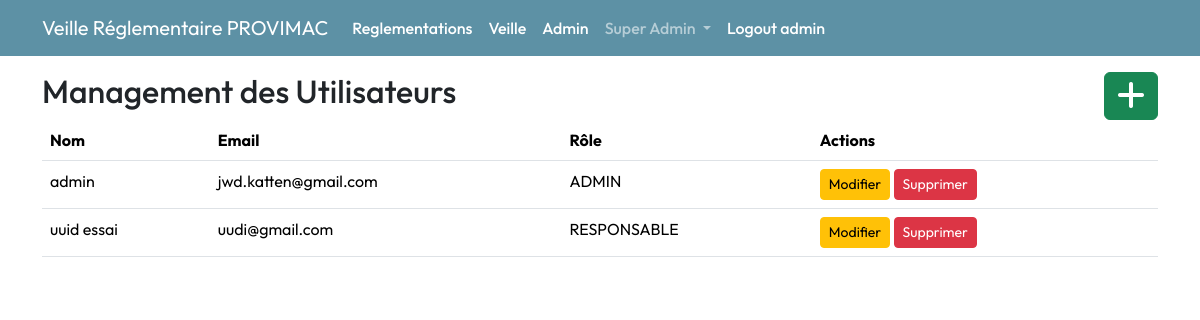
Before: /entreprise/1/users (signed in) with the older database file.
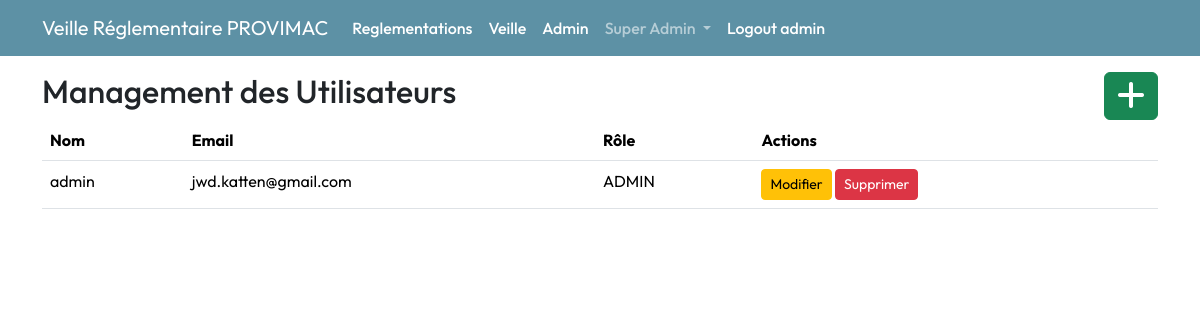
After: the same page with the newer database file.
### app/models.py (models this page shows, shortened)
class User(db.Model, UserMixin):
    __tablename__ = 'utilisateur'
    id = db.Column(db.Integer, primary_key=True)
    name = db.Column(db.String(50), nullable=False, unique=True)
    email = db.Column(db.String(120), unique=True, nullable=False)
    role = db.Column(db.Enum(RoleUtilisateur), nullable=False)
    password_hash = db.Column(db.String(128), nullable=False)
    entreprise_id = db.Column(db.Integer, db.ForeignKey('entreprise.id'), nullable=True)

### app/routes/manager.py (the view)
@bp.route('/entreprise/<int:entreprise_id>/users')
@login_required
@role_required(['ADMIN', 'MANAGER'])
def liste_utilisateurs(entreprise_id):
    entreprise = Entreprise.query.filter_by(id=entreprise_id).first()
    if entreprise is None or entreprise.id != current_user.entreprise_id:
        abort(404)  # Retourner une erreur 404 si l'entreprise n'existe pas ou si l'utilisateur n'y a pas accès
    utilisateurs = User.query.filter_by(entreprise_id=entreprise_id).all()
    return render_template('manager/liste_utilisateurs.html', entreprise=entreprise, utilisateurs=utilisateurs)

### app/routes/admin.py (called while the page is built)
def role_required(allowed_roles):
    def decorator(f):
        @wraps(f)
        def decorated_function(*args, **kwargs):
            if not current_user.is_authenticated:
                flash("Vous devez être connecté pour accéder à cette page.", 'danger')
                return redirect(url_for('main.index'))
            if current_user.role.name not in allowed_roles:
                flash("Vous n'avez pas la permission d'accéder à cette page.", 'danger')
                return redirect(url_for('main.index'))
            return f(*args, **kwargs)
        return decorated_function
    return decorator

### app/templates/manager/liste_utilisateurs.html
{% extends 'layout.html' %}
{% block content %}
<div class="d-flex justify-content-between">
    <h2>Management des Utilisateurs</h2>
    <a class="btn btn-success" href="{{ url_for('manager.ajouter_utilisateur',entreprise_id=entreprise.id) }}">
        <span class="fas fa-plus fa-2x"></span></a>
</div>
<table class="table">
    <thead>
        <tr>
            <th>Nom</th>
            <th>Email</th>
            <th>Rôle</th>
            <th>Actions</th>
        </tr>
    </thead>
    <tbody>
        {% for utilisateur in utilisateurs %}
        <tr>
            <td>{{ utilisateur.name }}</td>
            <td>{{ utilisateur.email }}</td>
            <td>{{ utilisateur.role.name }}</td>
            <td>
                <a href="{{ url_for('manager.modifier_utilisateur', entreprise_id=entreprise.id, user_id=utilisateur.id) }}" class="btn btn-warning btn-sm">Modifier</a>
                <form method="post" action="{{ url_for('manager.supprimer_utilisateur', entreprise_id=entreprise.id, user_id=utilisateur.id) }}" style="display: inline;">
                    <button type="submit" class="btn btn-danger btn-sm" onclick="return confirm('Êtes-vous sûr de vouloir supprimer cet utilisateur ?');">Supprimer</button>
                </form>
            </td>
        </tr>
        {% endfor %}
    </tbody>
</table>
{% endblock %}

### app/templates/layout.html (shortened to what this page needs)
<!DOCTYPE html>
<html lang="en">
  <head>
    <link
      href="https://cdn.jsdelivr.net/npm/bootstrap@5.3.3/dist/css/bootstrap.min.css"
      rel="stylesheet"
 />
    <link rel="stylesheet"
      href="{{ url_for('static', filename='main.css') }}" />
    <link rel="stylesheet"
      href="https://cdnjs.cloudflare.com/ajax/libs/font-awesome/6.0.0-beta3/css/all.min.css">
  </head>
  <body>
    {% if current_user.is_authenticated %}
    <header class="site-header sticky-top">
      <nav class="navbar navbar-expand-lg navbar-dark">
        <div class="container">
          <a class="navbar-brand" href="/">Veille Réglementaire
            {{current_user.entreprise.nom}}</a>
          <div class="collapse navbar-collapse" id="navbarToggle">
            <ul class="navbar-nav me-auto mb-2 mb-lg-0">
              <li class="nav-item">
                <a class="nav-link text-white"
                  href="{{ url_for('reglement.liste_reglementations') }}">
                  Reglementations
                </a>
              </li>
              <li class="nav-item">
                <a class="nav-link text-white"
                  href="{{ url_for('entreprise.afficher_entreprise', entreprise_id=current_user.entreprise_id) }}">
                  Veille
                </a>
              </li>
              <li class="nav-item">
                <a class="nav-link text-white"
                  href="{{ url_for('manager.liste_utilisateurs', entreprise_id=current_user.entreprise.id) }}">
                  Admin
                </a>
              </li>
              {% if current_user.is_authenticated and current_user.role.name ==
              'ADMIN' %}
              <li class="nav-item dropdown">
                <a
                  class="nav-link dropdown-toggle {{ 'active' if request.endpoint.startswith('ingredient.') else '' }}"
                  href="#" id=" entrepriseDropdown" role="button"
                  data-bs-toggle="dropdown" aria-expanded="false">
                  Super Admin
                </a>
              </li>
              {% endif %}
              <li class="nav-item">
                <a class="nav-link text-white"
                  href="{{ url_for('admin.logout') }}">Logout {{
                  current_user.role.value }}</a>
              </li>
            </ul>
          </div>
        </div>
      </nav>
    </header>
    {% endif %}
    <div class="container mt-3">{% include 'main/flash_msg.html' %} {%
      block content %}{% endblock %}</div>
    <link
      href="https://cdnjs.cloudflare.com/ajax/libs/select2/4.0.13/css/select2.min.css"
      rel="stylesheet" />
  </body>
</html>

Changed rows visible on the page:
removed User: name "uuid essai", email "uudi@gmail.com", role.name "RESPONSABLE"
